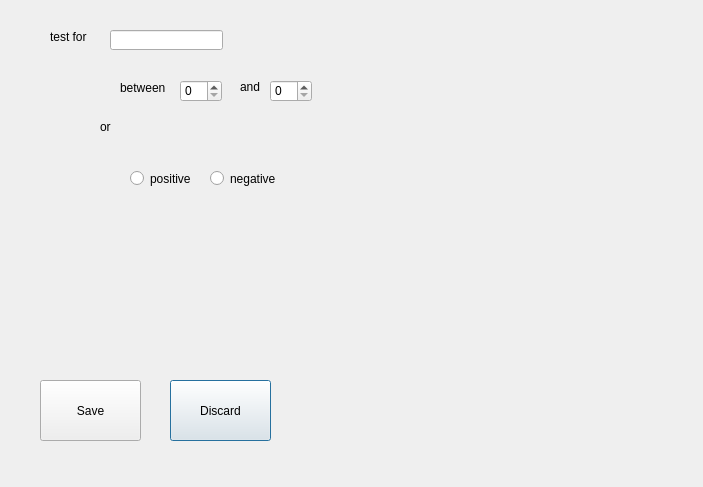
<?xml version="1.0" encoding="UTF-8"?>
<ui version="4.0">
 <class>Dialog</class>
 <widget class="QDialog" name="Dialog">
  <property name="geometry">
   <rect>
    <x>0</x>
    <y>0</y>
    <width>703</width>
    <height>487</height>
   </rect>
  </property>
  <property name="windowTitle">
   <string>Dialog</string>
  </property>
  <widget class="QWidget" name="widget" native="true">
   <property name="geometry">
    <rect>
     <x>0</x>
     <y>10</y>
     <width>701</width>
     <height>471</height>
    </rect>
   </property>
   <widget class="QLabel" name="label">
    <property name="geometry">
     <rect>
      <x>50</x>
      <y>20</y>
      <width>47</width>
      <height>13</height>
     </rect>
    </property>
    <property name="text">
     <string>test for</string>
    </property>
   </widget>
   <widget class="QLineEdit" name="testCond_test_text">
    <property name="geometry">
     <rect>
      <x>110</x>
      <y>20</y>
      <width>113</width>
      <height>20</height>
     </rect>
    </property>
   </widget>
   <widget class="QLabel" name="label_2">
    <property name="geometry">
     <rect>
      <x>120</x>
      <y>70</y>
      <width>47</width>
      <height>16</height>
     </rect>
    </property>
    <property name="text">
     <string>between</string>
    </property>
   </widget>
   <widget class="QSpinBox" name="testCond_between_min">
    <property name="geometry">
     <rect>
      <x>180</x>
      <y>70</y>
      <width>42</width>
      <height>22</height>
     </rect>
    </property>
   </widget>
   <widget class="QLabel" name="label_3">
    <property name="geometry">
     <rect>
      <x>240</x>
      <y>70</y>
      <width>47</width>
      <height>13</height>
     </rect>
    </property>
    <property name="text">
     <string>and</string>
    </property>
   </widget>
   <widget class="QSpinBox" name="testCond_between_max">
    <property name="geometry">
     <rect>
      <x>270</x>
      <y>70</y>
      <width>42</width>
      <height>22</height>
     </rect>
    </property>
   </widget>
   <widget class="QLabel" name="label_4">
    <property name="geometry">
     <rect>
      <x>100</x>
      <y>110</y>
      <width>47</width>
      <height>13</height>
     </rect>
    </property>
    <property name="text">
     <string>or</string>
    </property>
   </widget>
   <widget class="QRadioButton" name="testCond_bool_positive">
    <property name="geometry">
     <rect>
      <x>130</x>
      <y>160</y>
      <width>82</width>
      <height>17</height>
     </rect>
    </property>
    <property name="text">
     <string>positive</string>
    </property>
   </widget>
   <widget class="QRadioButton" name="testCond_bool_false">
    <property name="geometry">
     <rect>
      <x>210</x>
      <y>160</y>
      <width>82</width>
      <height>17</height>
     </rect>
    </property>
    <property name="text">
     <string>negative</string>
    </property>
   </widget>
   <widget class="QPushButton" name="testCond_discard">
    <property name="geometry">
     <rect>
      <x>170</x>
      <y>370</y>
      <width>101</width>
      <height>61</height>
     </rect>
    </property>
    <property name="text">
     <string>Discard</string>
    </property>
   </widget>
   <widget class="QPushButton" name="testCond_save">
    <property name="geometry">
     <rect>
      <x>40</x>
      <y>370</y>
      <width>101</width>
      <height>61</height>
     </rect>
    </property>
    <property name="text">
     <string>Save</string>
    </property>
   </widget>
  </widget>
 </widget>
 <resources/>
 <connections/>
</ui>
